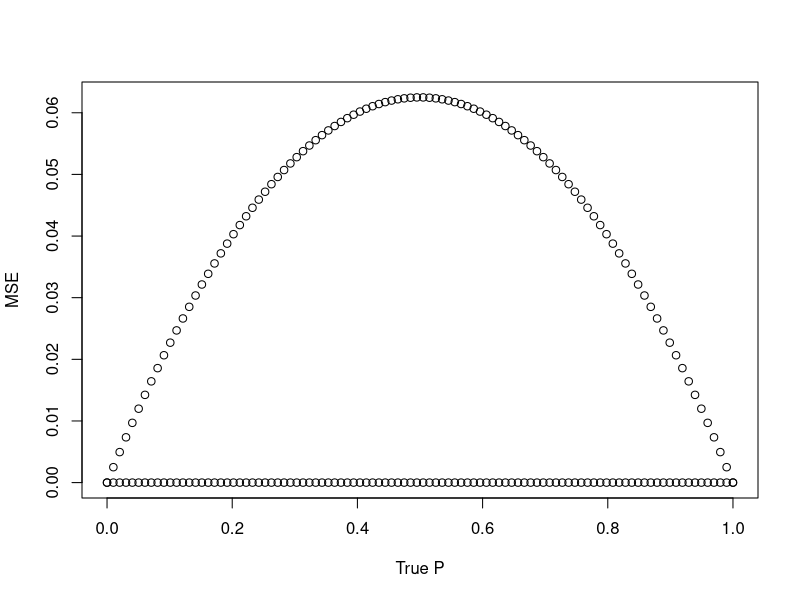

Recreate this plot in R.
## ---- chunk 1
knitr::opts_chunk$set(echo = TRUE)
## ---- chunk 2
p=seq(from = 0,to = 1,length.out=100)
msep1=p*(1-p)/4
msep2=matrix(0,1,100)
plot(p,msep1,xlab="True P",ylab="MSE")
points(p,msep2)

## ---- chunk 3
p=.43
n=611
error = sqrt(p*(1-p)/n)
error
